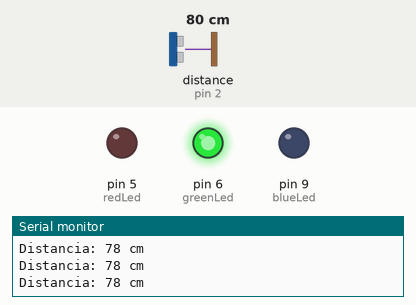
Recording of a sketch running on a simulated Arduino Uno, built with avr-gcc and run on an emulated ATmega328P. Parts: output pins drawn as LEDs (lit = HIGH), the last lines printed to the serial monitor. Wiring (inferred from the names in the program): ultrasonic range finder: trigger pin 3; echo pin 2. The inputs (shaded band) are chosen by the test bench; at power-on: distance to the obstacle (sensor on pin 2) 80 cm. The echo pulse lasts 58.3 µs per cm; pins used as bus, display or sensor lines are not drawn.

Above: at 1.2 s.
1.3 s: distance to the obstacle (sensor on pin 2) set to 34 cm
4.3 s: distance to the obstacle (sensor on pin 2) set to 27 cm
At 4.8 s:
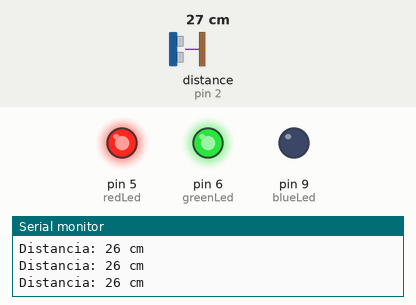
5.8 s: distance to the obstacle (sensor on pin 2) set to 17 cm
8.8 s: distance to the obstacle (sensor on pin 2) set to 13 cm
At 9.1 s:
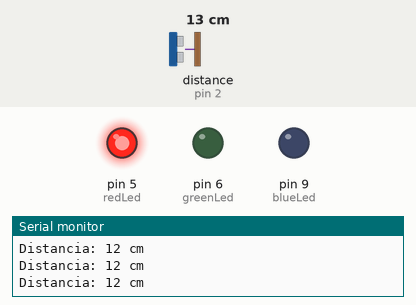
10.3 s: distance to the obstacle (sensor on pin 2) set to 18 cm
At 11.4 s:
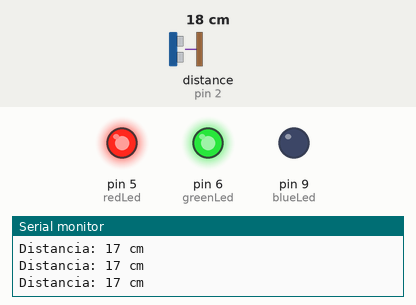
13.3 s: distance to the obstacle (sensor on pin 2) set to 2 cm
At 14.2 s:
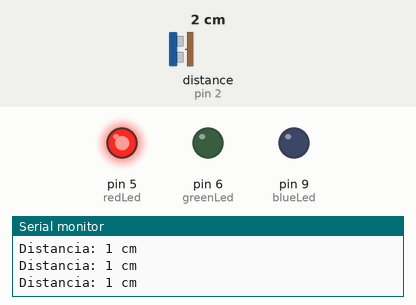
Timing chart, 0 to 15.8 s (numbered marks = the images above; inputs shaded):
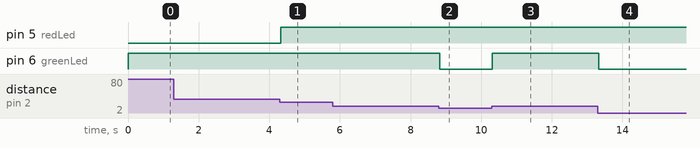

Measured:
- the behaviour switches between 31 and 30 cm on distance to the obstacle (sensor on pin 2) (found by bisection; images 0 and 1)
- the behaviour switches between 16 and 15 cm on distance to the obstacle (sensor on pin 2) (found by bisection; images 1 and 2)
- after the input at 4.3 s, pin 5 (redLed): LOW → HIGH at once
- after the input at 8.8 s, pin 6 (greenLed): HIGH → LOW at once
- after the input at 10.3 s, pin 6 (greenLed): LOW → HIGH at once
- after the input at 13.3 s, pin 6 (greenLed): HIGH → LOW at once

The sketch:

proximity_sensor.ino
```cpp
const int echoPin = 2;
const int trigPin = 3;

const int redLed = 5;
const int greenLed = 6;
const int blueLed = 9;

long duration;
int distance;

void setup() {
  pinMode(trigPin, OUTPUT);
  pinMode(echoPin, INPUT);
  pinMode(redLed, OUTPUT);
  pinMode(greenLed, OUTPUT);
  pinMode(blueLed, OUTPUT);

  Serial.begin(9600);
  Serial.println("Contruye un sensor de proximidad");
  Serial.println();
  Serial.println("14K - LeufuLab");
}
void loop() {
  digitalWrite(trigPin, LOW);
  delayMicroseconds(2);
  digitalWrite(trigPin, HIGH);
  delayMicroseconds(10);
  digitalWrite(trigPin, LOW);
  duration = pulseIn(echoPin, HIGH);
  distance = duration * 0.034 / 2;
  Serial.print("Distancia: ");
  Serial.print(distance);
  Serial.println(" cm");

  if(distance < 15)
  {
    digitalWrite(redLed, HIGH);
    digitalWrite(greenLed, LOW);
    digitalWrite(blueLed, LOW);
  }

  else if( (15 < distance) && (distance < 30))
  {
    digitalWrite(redLed, HIGH);
    digitalWrite(greenLed, HIGH);
    digitalWrite(blueLed, LOW);
  }

  else if(40 < distance )
  {
    digitalWrite(redLed, LOW);
    digitalWrite(greenLed, HIGH);
    digitalWrite(blueLed, LOW);
  }
}
```
